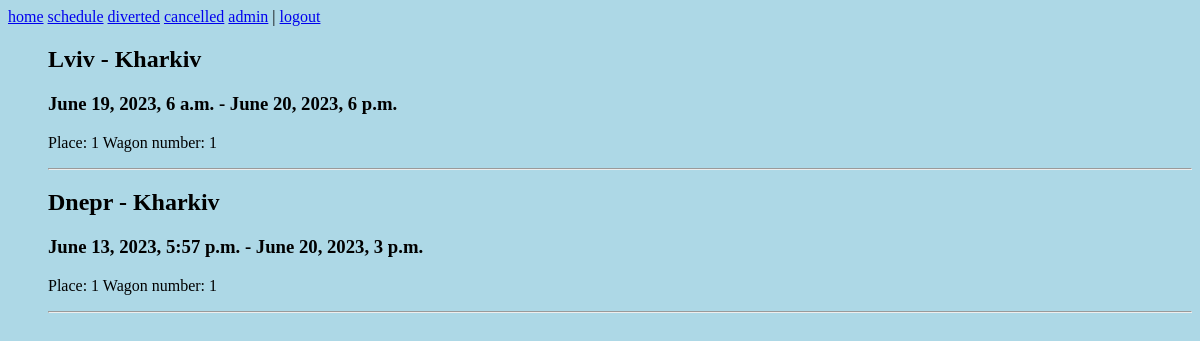
Screenshot of /account/my_tickets/ (signed in) with the database file from the repository.
### railway/models.py (models this page shows, shortened)
class Trains(models.Model):
    number = models.IntegerField("TrainNumber")
    status = models.CharField('StatusOfTrain', max_length=9, choices=(
        ('NORM', 'normal'), ('CANCELLED', 'cancelled'), ('DIV', 'diverted')), default='normal')
    from_city = models.CharField(max_length=255, verbose_name='from')
    to_city = models.CharField(max_length=255, verbose_name='to')
    departure_date = models.DateTimeField(verbose_name='departure_date')
    arrival_date = models.DateTimeField(verbose_name='arrival_date')
    slug = models.SlugField(max_length=255, unique=False,
                            db_index=True, verbose_name="URL")

### account/views.py (the view)
# urls.py: path('my_tickets/', UsersTicket.as_view(), name = 'print_tickets'),
class UsersTicket(DataMixin, ListView):
    model = Seats
    template_name = 'account/users_tickets.html'
    context_object_name = 'tickets'
    def get_context_data(self, *, object_list=None, **kwargs):
        context = super().get_context_data(**kwargs)
        context['title'] = 'My tickets'
        c_def = self.get_user_context()
        return dict(list(context.items()) + list(c_def.items()))
    def get_queryset(self):
        return Seats.objects.filter(user = self.request.user).values(
                                                                    'number', 'car__train__from_city','car__train__to_city',
                                                                    'car__train__slug', 'car__train__departure_date', 'car__train__arrival_date',
                                                                    'car__number')

### railway/utils.py (called while the page is built)
    def get_user_context(self, **kwargs):  # Form the necessary context by default
        context = kwargs  # Create a dictionary from passed parametrs
        context['menu'] = menu
        return context

### account/templates/account/users_tickets.html
{% extends 'railway/base.html' %}
{%block content%}
<ul>
    {%for ticket in tickets%}
    <h2>{{ ticket.car__train__from_city }} - {{ ticket.car__train__to_city }}</h2>
    <h3>{{ ticket.car__train__departure_date }} - {{ ticket.car__train__arrival_date }}</h3>
    <p>Place: {{ ticket.number }} Wagon number: {{ ticket.car__number }}</p>
    <hr>
    {%endfor%}
</ul>
{%endblock content%}

### railway/templates/railway/base.html (shortened to what this page needs)
{% load static %}
<!DOCTYPE html>
<html lang="en">
<head>
    <link rel="stylesheet" href="{% static 'railway/css/styles.css' %}">
</head>
<body>
    {% block mainmenu %}
        {%for m in menu%}
            <a href = "{% url m %}">{{m}}</a>
        {%endfor%}
        {% if request.user.is_authenticated %}
            <div class="dropdown">
                <a href = "{% url 'account' %}" class="dropbtn">{{user.username}}</a>
            </div>
            | <a href = "{% url 'logout' %}">logout</a>
        {% else %}
            <a href="{% url 'register' %}">register</a> <a href="{% url 'login' %}">login</a>
        {% endif %}
    {% endblock mainmenu %}
    {%block content%}
    {%endblock content%}
</body>
</html>

### railway/static/railway/css/styles.css (style rules this page uses)
body { background-color: lightblue; }
.dropdown { position: relative; display: inline-block; }

### rows the page displays
Trains: car__train__from_city "Lviv", car__train__to_city "Kharkiv", car__train__departure_date "June 19, 2023, 6 a.m.", car__train__arrival_date "June 20, 2023, 6 p.m.", number "1", car__number "1"

### other values shown
{{ m }} "home" "schedule" "diverted" "cancelled"
{{ user.username }} "admin"
{{ ticket.car__train__from_city }} "Dnepr"
{{ ticket.car__train__to_city }} "Kharkiv"
{{ ticket.car__train__departure_date }} "June 13, 2023, 5:57 p.m."
{{ ticket.car__train__arrival_date }} "June 20, 2023, 3 p.m."
{{ ticket.number }} "1"
{{ ticket.car__number }} "1"
